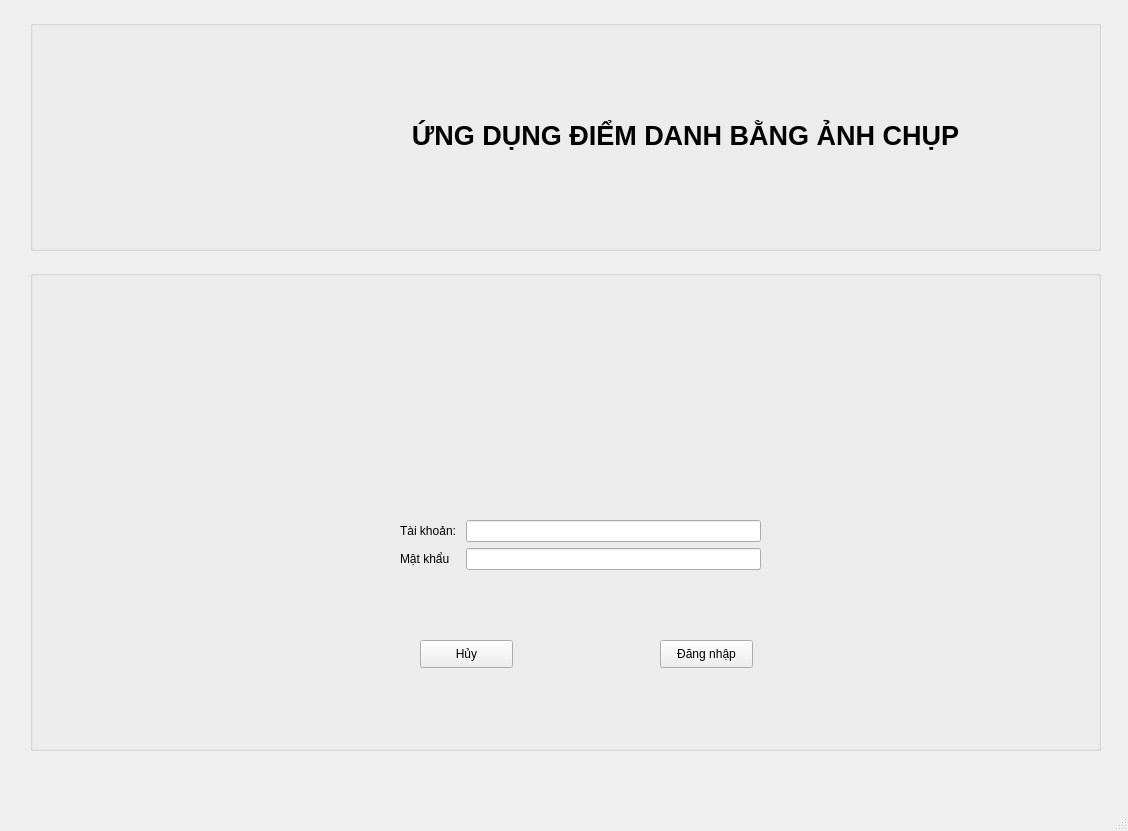
<?xml version="1.0" encoding="UTF-8"?>
<ui version="4.0">
 <class>MainWindow</class>
 <widget class="QMainWindow" name="MainWindow">
  <property name="geometry">
   <rect>
    <x>0</x>
    <y>0</y>
    <width>1128</width>
    <height>831</height>
   </rect>
  </property>
  <property name="windowTitle">
   <string>MainWindow</string>
  </property>
  <widget class="QWidget" name="centralwidget">
   <widget class="QGroupBox" name="groupBox">
    <property name="geometry">
     <rect>
      <x>30</x>
      <y>20</y>
      <width>1071</width>
      <height>231</height>
     </rect>
    </property>
    <property name="title">
     <string/>
    </property>
    <widget class="QLabel" name="label">
     <property name="geometry">
      <rect>
       <x>30</x>
       <y>10</y>
       <width>231</width>
       <height>211</height>
      </rect>
     </property>
     <property name="text">
      <string/>
     </property>
     <property name="pixmap">
      <pixmap>C:/Users/Admin/Pictures/khuonmat/mnt-design-logo-giao-duc-1130x570.jpg</pixmap>
     </property>
     <property name="scaledContents">
      <bool>true</bool>
     </property>
     <property name="alignment">
      <set>Qt::AlignCenter</set>
     </property>
    </widget>
    <widget class="QLabel" name="label_2">
     <property name="geometry">
      <rect>
       <x>270</x>
       <y>20</y>
       <width>771</width>
       <height>191</height>
      </rect>
     </property>
     <property name="font">
      <font>
       <pointsize>20</pointsize>
       <weight>75</weight>
       <bold>true</bold>
      </font>
     </property>
     <property name="text">
      <string>ỨNG DỤNG ĐIỂM DANH BẰNG ẢNH CHỤP</string>
     </property>
     <property name="alignment">
      <set>Qt::AlignCenter</set>
     </property>
     <property name="buddy">
      <cstring></cstring>
     </property>
    </widget>
   </widget>
   <widget class="QGroupBox" name="groupBox_2">
    <property name="geometry">
     <rect>
      <x>30</x>
      <y>270</y>
      <width>1071</width>
      <height>481</height>
     </rect>
    </property>
    <property name="title">
     <string/>
    </property>
    <widget class="QLabel" name="label_3">
     <property name="geometry">
      <rect>
       <x>420</x>
       <y>10</y>
       <width>251</width>
       <height>211</height>
      </rect>
     </property>
     <property name="text">
      <string/>
     </property>
     <property name="pixmap">
      <pixmap>C:/Users/Admin/Pictures/khuonmat/5087579.png</pixmap>
     </property>
     <property name="scaledContents">
      <bool>true</bool>
     </property>
    </widget>
    <widget class="QPushButton" name="pushButton">
     <property name="geometry">
      <rect>
       <x>390</x>
       <y>370</y>
       <width>93</width>
       <height>28</height>
      </rect>
     </property>
     <property name="text">
      <string>Hủy</string>
     </property>
    </widget>
    <widget class="QPushButton" name="pushButton_2">
     <property name="geometry">
      <rect>
       <x>630</x>
       <y>370</y>
       <width>93</width>
       <height>28</height>
      </rect>
     </property>
     <property name="text">
      <string>Đăng nhập</string>
     </property>
    </widget>
    <widget class="QWidget" name="formLayoutWidget">
     <property name="geometry">
      <rect>
       <x>370</x>
       <y>250</y>
       <width>361</width>
       <height>80</height>
      </rect>
     </property>
     <layout class="QFormLayout" name="formLayout">
      <item row="0" column="0">
       <widget class="QLabel" name="lblTaikhoan">
        <property name="text">
         <string>Tài khoản: </string>
        </property>
       </widget>
      </item>
      <item row="0" column="1">
       <widget class="QLineEdit" name="fiTaikhoan"/>
      </item>
      <item row="1" column="0">
       <widget class="QLabel" name="lblMatkhau">
        <property name="text">
         <string>Mật khẩu</string>
        </property>
       </widget>
      </item>
      <item row="1" column="1">
       <widget class="QLineEdit" name="fiMatkhau"/>
      </item>
     </layout>
    </widget>
   </widget>
  </widget>
  <widget class="QMenuBar" name="menubar">
   <property name="geometry">
    <rect>
     <x>0</x>
     <y>0</y>
     <width>1128</width>
     <height>26</height>
    </rect>
   </property>
  </widget>
  <widget class="QStatusBar" name="statusbar"/>
 </widget>
 <resources/>
 <connections/>
</ui>
